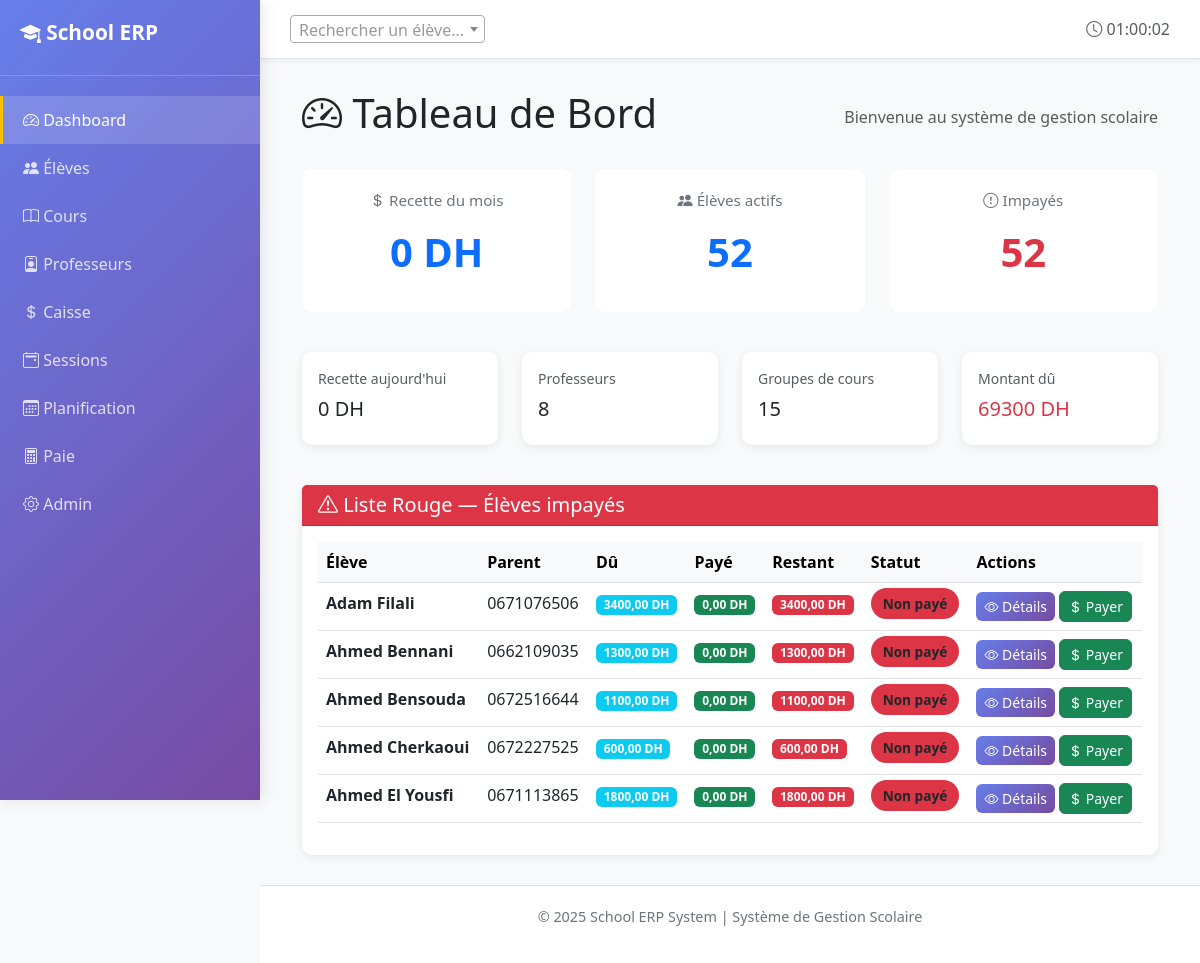
The page / on the database its author committed.
### core/models.py (models this page shows, shortened)
class Student(models.Model):
    name = models.CharField(max_length=100, verbose_name="Nom complet")
    phone = models.CharField(max_length=20, blank=True, verbose_name="Téléphone élève")
    parent_contact = models.CharField(max_length=20, verbose_name="Téléphone parent")
    parent_name = models.CharField(max_length=100, blank=True, verbose_name="Nom du parent")
    address = models.TextField(blank=True, verbose_name="Adresse")
    date_of_birth = models.DateField(null=True, blank=True, verbose_name="Date de naissance")
    enrollments = models.ManyToManyField(
        CourseGroup,
        through='Enrollment',
        related_name='students',
        verbose_name="Groupes inscrits"
    )
    is_active = models.BooleanField(default=True, verbose_name="Actif")
    created_at = models.DateTimeField(auto_now_add=True)
    notes = models.TextField(blank=True, verbose_name="Notes")
    class Meta:
        verbose_name = "Élève"
        verbose_name_plural = "Élèves"
        ordering = ['name']
    def total_monthly_fees(self):
        active_enrollments = self.enrollment_set.filter(is_active=True)
        total = sum((e.course_group.monthly_price for e in active_enrollments), Decimal('0.00'))
        return total

### core/views.py (the view)
# urls.py: path('', views.cockpit, name='cockpit'),
def cockpit(request):
	stats = get_dashboard_stats()
	red_list = stats.get('alerts', {}).get('unpaid_students', [])
	context = {
		'stats': stats,
		'red_list': red_list,
	}
	return render(request, 'core/dashboard.html', context)

### core/templatetags/nav_active.py (called while the page is built)
@register.simple_tag(takes_context=True)
def active_if(context, *names):
    request = context.get("request")
    if not request or not request.resolver_match:
        return ""
    return "active" if request.resolver_match.url_name in names else ""

### core/utils.py (called while the page is built)
def get_month_period(year: int, month: int) -> Tuple[date, date]:
    first_day = date(year, month, 1)
    last_day = date(year, month, calendar.monthrange(year, month)[1])
    return first_day, last_day

def get_daily_revenue(target_date: Optional[date] = None) -> Decimal:
    from .models import Payment
    if target_date is None:
        target_date = timezone.now().date()
    revenue = Payment.objects.filter(
        payment_date=target_date,
        status='PAID'
    ).aggregate(total=Sum('amount'))['total'] or Decimal('0.00')
    return revenue

def get_monthly_revenue(year: int, month: int) -> Decimal:
    from .models import Payment
    first_day, last_day = get_month_period(year, month)
    revenue = Payment.objects.filter(
        payment_date__range=[first_day, last_day],
        status='PAID'
    ).aggregate(total=Sum('amount'))['total'] or Decimal('0.00')
    return revenue

def check_schedule_conflicts(room, schedule_day: str, start_time, end_time, exclude_course_id: Optional[int] = None) -> List:
    from .models import CourseGroup
    conflicts = CourseGroup.objects.filter(
        room=room,
        schedule_day=schedule_day,
        is_active=True
    )
    if exclude_course_id:
        conflicts = conflicts.exclude(id=exclude_course_id)
    conflicting_courses = []
    for course in conflicts:
        if (start_time < course.end_time and end_time > course.start_time):
            conflicting_courses.append(course)
    return conflicting_courses

### templates/core/dashboard.html (shortened to what this page needs)
{% extends 'core/base.html' %}
{% block content %}
<div class="container-fluid">
    <div class="d-flex justify-content-between align-items-center mb-4">
        <h1><i class="bi bi-speedometer2"></i> Tableau de Bord</h1>
        <span class="text-muted">Bienvenue au système de gestion scolaire</span>
    </div>
    <div class="row mb-4">
        <div class="col-md-4 mb-3">
            <div class="kpi-card">
                <div class="kpi-label"><i class="bi bi-currency-dollar"></i> Recette du mois</div>
                <div class="kpi-value">{{ stats.revenue.month|floatformat:0 }} DH</div>
            </div>
        </div>
        <div class="col-md-4 mb-3">
            <div class="kpi-card">
                <div class="kpi-label"><i class="bi bi-people-fill"></i> Élèves actifs</div>
                <div class="kpi-value">{{ stats.counts.students }}</div>
            </div>
        </div>
        <div class="col-md-4 mb-3">
            <div class="kpi-card">
                <div class="kpi-label"><i class="bi bi-exclamation-circle"></i> Impayés</div>
                <div class="kpi-value text-danger">{{ stats.alerts.unpaid_count }}</div>
            </div>
        </div>
    </div>
    <div class="row mb-4">
        <div class="col-md-3 mb-3">
            <div class="card p-3">
                <small class="text-muted">Recette aujourd'hui</small>
                <div class="h5 mt-2">{{ stats.revenue.today|floatformat:0 }} DH</div>
            </div>
        </div>
        <div class="col-md-3 mb-3">
            <div class="card p-3">
                <small class="text-muted">Professeurs</small>
                <div class="h5 mt-2">{{ stats.counts.teachers }}</div>
            </div>
        </div>
        <div class="col-md-3 mb-3">
            <div class="card p-3">
                <small class="text-muted">Groupes de cours</small>
                <div class="h5 mt-2">{{ stats.counts.courses }}</div>
            </div>
        </div>
        <div class="col-md-3 mb-3">
            <div class="card p-3">
                <small class="text-muted">Montant dû</small>
                <div class="h5 mt-2 text-danger">{{ stats.alerts.unpaid_amount|floatformat:0 }} DH</div>
            </div>
        </div>
    </div>
    <div class="card">
        <div class="card-header bg-danger text-white">
            <h5 class="mb-0"><i class="bi bi-exclamation-triangle"></i> Liste Rouge — Élèves impayés</h5>
        </div>
        <div class="card-body">
            {% if red_list %}
                <div class="table-responsive">
                    <table class="table table-hover">
                        <thead class="table-light">
                            <tr>
                                <th>Élève</th>
                                <th>Parent</th>
                                <th>Dû</th>
                                <th>Payé</th>
                                <th>Restant</th>
                                <th>Statut</th>
                                <th>Actions</th>
                            </tr>
                        </thead>
                        <tbody>
                            {% for item in red_list %}
                                <tr>
                                    <td><strong>{{ item.student.name }}</strong></td>
                                    <td>{{ item.student.parent_contact }}</td>
                                    <td><span class="badge bg-info">{{ item.required }} DH</span></td>
                                    <td><span class="badge bg-success">{{ item.paid }} DH</span></td>
                                    <td><span class="badge bg-danger">{{ item.remaining }} DH</span></td>
                                    <td>
                                        {% if item.status == 'UNPAID' %}
                                            <span class="badge-status bg-danger">Non payé</span>
                                        {% else %}
                                            <span class="badge-status bg-warning">Partiel</span>
                                        {% endif %}
                                    </td>
                                    <td>
                                        <a href="/students/{{ item.student.id }}/" class="btn btn-sm btn-primary">
                                            <i class="bi bi-eye"></i> Détails
                                        </a>
                                        <a href="/cashier/payment/create/?student_id={{ item.student.id }}" class="btn btn-sm btn-success">
                                            <i class="bi bi-currency-dollar"></i> Payer
                                        </a>
                                    </td>
                                </tr>
                            {% endfor %}
                        </tbody>
                    </table>
                </div>
            {% else %}
                <div class="alert alert-success mb-0">
                    <i class="bi bi-check-circle"></i> Tous les élèves sont à jour!
                </div>
            {% endif %}
        </div>
    </div>
</div>
{% endblock %}

### templates/core/base.html (style rules this page uses)
:root { --primary-color: #0d6efd; --secondary-color: #6c757d; --success-color: #198754; --danger-color: #dc3545; --warning-color: #ffc107; }
body { display: flex; min-height: 100vh; background-color: #f8f9fa; }
.card { border: none; border-radius: 10px; box-shadow: 0 2px 8px rgba(0,0,0,0.08); transition: transform 0.2s, box-shadow 0.2s; }
.btn { border-radius: 6px; font-weight: 500; transition: all 0.3s; }
.btn-primary { background: linear-gradient(135deg, #667eea 0%, #764ba2 100%); border: none; }
.kpi-card { background: white; border-radius: 10px; padding: 20px; text-align: center; transition: all 0.3s; }
.kpi-value { font-size: 2.5rem; font-weight: 700; color: var(--primary-color); margin: 10px 0; }
.kpi-label { color: #6c757d; font-size: 0.95rem; font-weight: 500; }
.badge-status { border-radius: 20px; padding: 6px 12px; font-weight: 600; font-size: 0.85rem; }

### rows shown on the page
Student: student.name "Adam Filali", student.parent_contact "0671076506", required "3400,00", paid "0,00", remaining "3400,00"
Student: student.name "Ahmed Bennani", student.parent_contact "0662109035", required "1300,00", paid "0,00", remaining "1300,00"
Student: student.name "Ahmed Bensouda", student.parent_contact "0672516644", required "1100,00", paid "0,00", remaining "1100,00"
Student: student.name "Ahmed Cherkaoui", student.parent_contact "0672227525", required "600,00", paid "0,00", remaining "600,00"
Student: student.name "Ahmed El Yousfi", student.parent_contact "0671113865", required "1800,00", paid "0,00", remaining "1800,00"

### other values the page prints
{{ stats.revenue.month|floatformat:0 }} "0"
{{ stats.counts.students }} "52"
{{ stats.alerts.unpaid_count }} "52"
{{ stats.revenue.today|floatformat:0 }} "0"
{{ stats.counts.teachers }} "8"
{{ stats.counts.courses }} "15"
{{ stats.alerts.unpaid_amount|floatformat:0 }} "69300"
